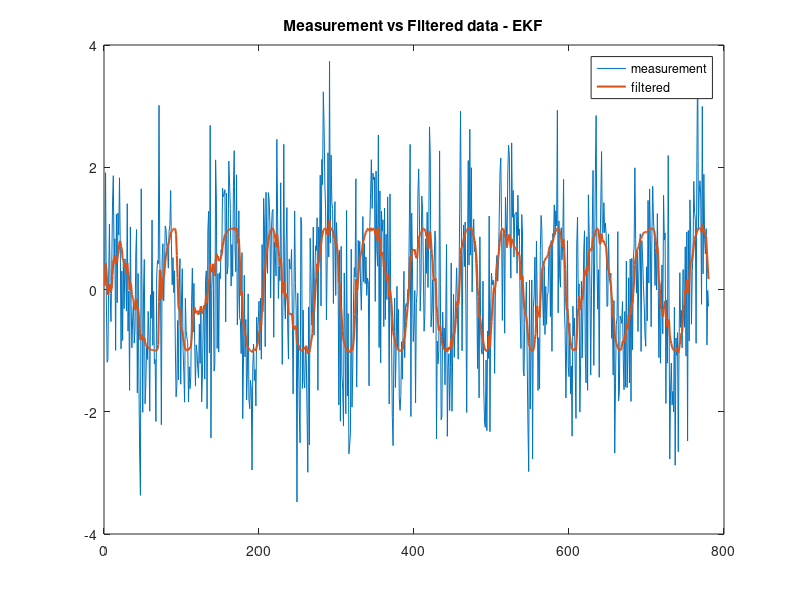
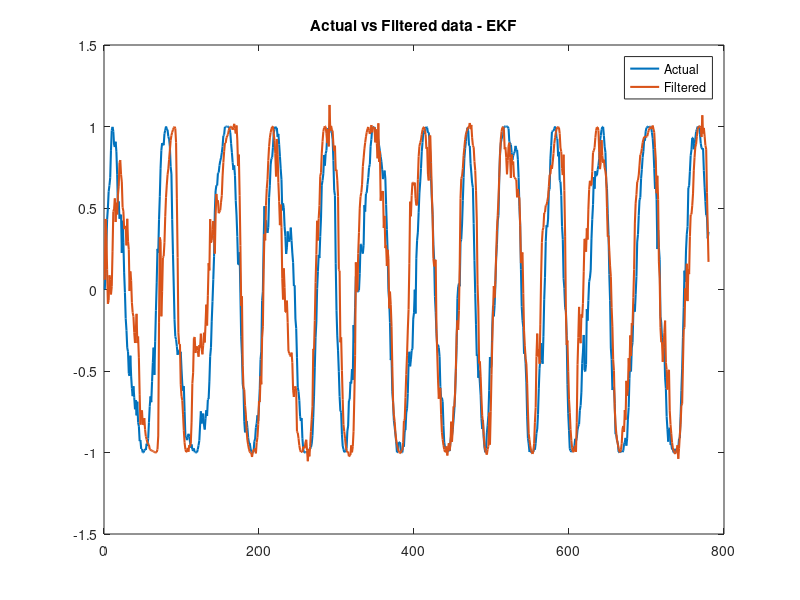

Here is the MATLAB script that generated these plots, in order:
load('EKF_data');

%state of the system are x, x_dot, h
%state transition equations are
% 1. x(t+1) = x(t) + x_dot(t)*T
% 2. x_dot(t+1) = x_dot(t) + a(t)
% 3. h(t+1) = sin(x(t)/10)
% where T - sample time, a(t) - uncertainity in propogation (velocity)
% h(t) - height of the thread along the spool 
% f(x(t),a(t)) = [1 2 3]'

%measurement is given by Y(t) = d(t)
% where dt is measurement
% g(x(t),n(t)) = d(t) = h(t) + n(t)

X_previous = [0; 0; 0];
S_previous = [1 0 0;
              0 1 0;
              0 0 1;];
          
T = 0.1;    %sample time in s
ratio = 3;    %ratio between measurement to dynamic covariance
covar_a = 0.01; %dynamic covariance
covar_n = ratio * covar_a;  %measurement covariance

Q = [0  0       0;
     0  covar_a 0;
     0  0       0];     %covariance matrix of dynamics
 R = [covar_n];     %covariance matrix of measurement
 
 I = [1 0 0;
      0 1 0;
      0 0 1];       %identity matrix
  
              
  data_filtered = zeros(length(measurement),1);
  difference = zeros(length(measurement),1);
  for i=1:length(measurement)
    meas = measurement(i);
    X_predicted = [X_previous(1) + X_previous(2)*T ;
               X_previous(2);
               sin(X_previous(1)/10)];
 
    jacobian_f_X = [1 T 0;
                    0 1 0;
                    0.1*cos(X_predicted(1)/10) 0 0];    %jacobian of f with respect to X
    jacobian_f_a = [0 0 0;
                    0 1 0;
                    0 0 0];           %jacobian of f with respect to a

    jacobian_g_X = [0 0 1];           %jacobian of g with respect to X
    jacobian_g_n = [1];               %jacobian of g with respect to n
    

               
    S_predicted = jacobian_f_X * S_previous * jacobian_f_X' +  jacobian_f_a * Q * jacobian_f_a';
    Y = meas;
    K = S_predicted * jacobian_g_X' / (jacobian_g_X * S_predicted * jacobian_g_X' + jacobian_g_n * R * jacobian_g_n'); 
    X_updated = X_predicted + K * (Y - X_predicted(3));
    S_updated = (I - K * jacobian_g_X) * S_predicted;
    X_previous = X_updated;
    S_previous = S_updated;
    data_filtered(i) = X_updated(3);
    difference(i) = true_data(i) - data_filtered(i);
  end
  
  fprintf("%d %d\n",ratio,rms(difference))
  figure(1)
  plot(measurement);
  hold on
  plot(data_filtered,'LineWidth',1.5);
  legend("measurement","filtered")
  title("Measurement vs Filtered data - EKF")
  
          
  figure(2)
  plot(true_data,'LineWidth',1.5);
  hold on
  plot(data_filtered,'LineWidth',1.5);
  legend("Actual","Filtered")
  title("Actual vs Filtered data - EKF")
          